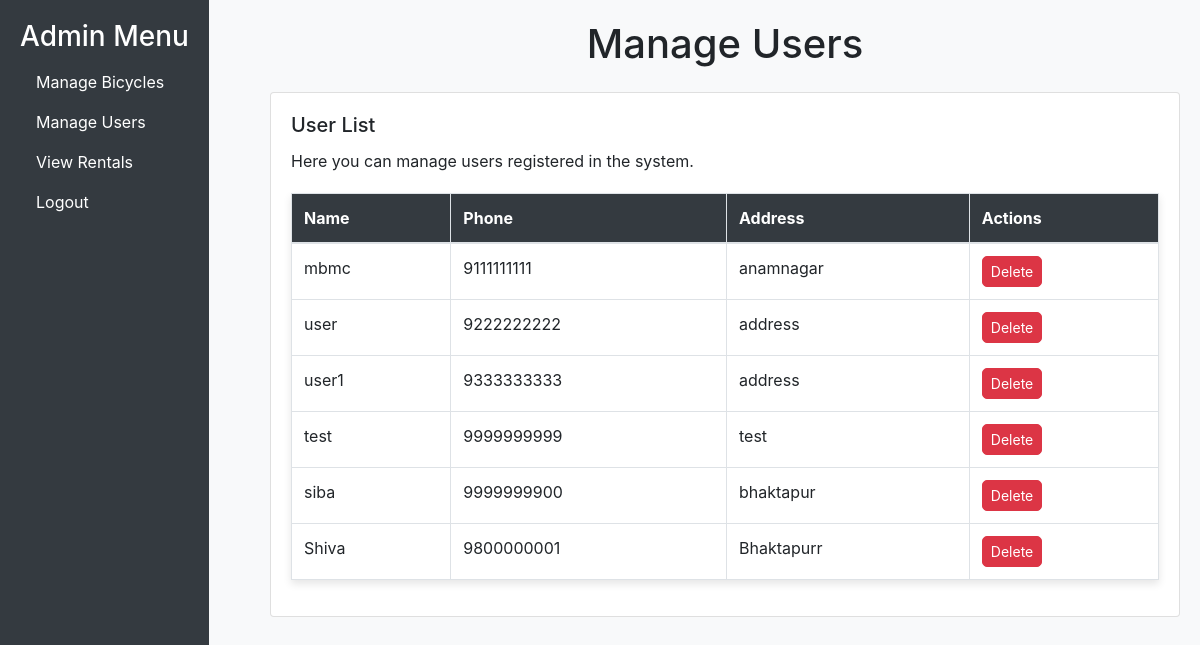
The page /manage_users.php (signed in) on the database its author committed.
### tables this page shows
CREATE TABLE `users` (
  `UID` int(11) NOT NULL,
  `name` varchar(100) DEFAULT NULL,
  `phone` varchar(15) DEFAULT NULL,
  `address` varchar(255) DEFAULT NULL,
  `password` varchar(255) DEFAULT NULL
);

### manage_users.php (the view, shortened to what this page needs)
<?php
require 'database.php';
$users = $conn->query("SELECT * FROM users");
?>
<!DOCTYPE html>
<html lang="en">
<head>
    <link rel="stylesheet" href="https://maxcdn.bootstrapcdn.com/bootstrap/4.5.2/css/bootstrap.min.css">
</head>
<body>
    <div class="sidebar">
        <h3 class="text-white text-center">Admin Menu</h3>
        <nav class="nav flex-column">
            <a class="nav-link" href="manage_bicycle.php">Manage Bicycles</a>
            <a class="nav-link" href="manage_users.php">Manage Users</a>
            <a class="nav-link" href="view_rentals.php">View Rentals</a>
            <a class="nav-link" href="admin_logout.php">Logout</a>
        </nav>
    </div>
    <div class="content">
        <h1 class="text-center mb-4">Manage Users</h1>
        <div class="card">
            <div class="card-body">
                <h5 class="card-title">User List</h5>
                <p class="card-text">Here you can manage users registered in the system.</p>
                <table class="table table-bordered">
                    <thead>
                        <tr>
                            <th>Name</th>
                            <th>Phone</th>
                            <th>Address</th>
                            <th>Actions</th>
                        </tr>
                    </thead>
                    <tbody>
                        <?php while ($user = $users->fetch_assoc()): ?>
                            <tr>
                                <td><?php echo htmlspecialchars($user['name']); ?></td>
                                <td><?php echo htmlspecialchars($user['phone']); ?></td>
                                <td><?php echo htmlspecialchars($user['address']); ?></td>
                                <td>
                                    <form method="POST" style="display:inline;">
                                        <button type="submit" name="delete_user" class="btn btn-danger btn-sm" onclick="return confirm('Are you sure you want to delete this user?');">Delete</button>
                                    </form>
                                </td>
                            </tr>
                        <?php endwhile; ?>
                    </tbody>
                </table>
            </div>
        </div>
    </div>
</body>
</html>

### manage_users.php (style rules this page uses)
body { background-color: #f8f9fa; }
.sidebar { position: fixed; top: 0; left: 0; height: 100vh; background-color: #343a40; padding: 20px; overflow-y: auto; }
.sidebar a { color: #ffffff; }
.content { margin-left: 250px; padding: 20px; }
.card { margin-bottom: 20px; }
.table { margin-top: 20px; box-shadow: 0 4px 8px rgba(0, 0, 0, 0.1); }
.table th { background-color: #343a40; color: white; }
.btn { border-radius: 5px; }

### rows shown on the page
users: name "mbmc", phone "9111111111", address "anamnagar"
users: name "user", phone "9222222222", address "address"
users: name "user1", phone "9333333333", address "address"
users: name "test", phone "9999999999", address "test"
users: name "siba", phone "9999999900", address "bhaktapur"
users: name "Shiva", phone "9800000001", address "Bhaktapurr"
